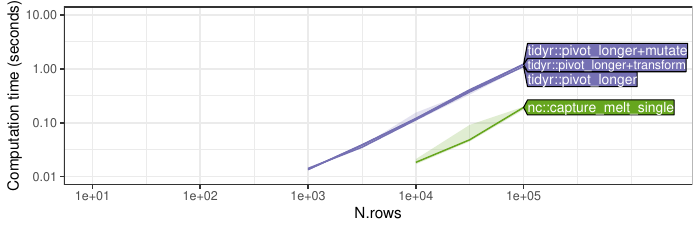

R code for this plot:
source("packages.R")

pkg.color <- c(
  "data.table::melt"="#1B9E77",
  "reshape2::melt"="#D95F02",
  "tidyr::gather"="#7570B3",
  "tidyr::pivot_longer"="#7570B3",
  "tidyr::pivot_longer+mutate"="#7570B3",
  "tidyr::pivot_longer+transform"="#7570B3",
  "cdata::unpivot_to_blocks"="#E7298A",
  "cdata::rowrecs_to_blocks"="#E7298A",
  "nc::capture_melt_single"="#66A61E",
  "stats::reshape"="#E6AB02",
  "#A6761D", "#666666")

who.timings <- readRDS("figure-who-complex-rows-data.rds")
who.timings[, fun := sub("[+].*", "", expr) ]
who.timings[, seconds := time/1e9]
stats.timings <- who.timings[, .(
  median=median(seconds),
  q25=quantile(seconds, 0.25),
  q75=quantile(seconds, 0.75)
), by=.(N.rows, expr, fun)]

gg <- ggplot()+
  theme_bw()+
  scale_color_manual(values=pkg.color)+
  scale_fill_manual(values=pkg.color)+
  geom_ribbon(aes(
    N.rows, ymin=q25, ymax=q75, fill=expr),
    alpha=0.2,
    data=stats.timings)+
  geom_line(aes(
    N.rows, median, color=expr),
    data=stats.timings)+
  scale_x_log10(
    breaks=10^seq(1, 5, by=1),
    limits=c(NA, max(stats.timings$N.rows)*20))+
  scale_y_log10(
    "Computation time (seconds)",
    limits=c(0.01, 10))
dl <- directlabels::direct.label(gg, list(cex=0.8, "last.polygons"))

pdf("figure-who-complex-rows.pdf", 7, 2.3)
print(dl)
dev.off()

png("figure-who-complex-rows.png", 7, 2.3, units="in", res=100)
print(dl)
dev.off()
